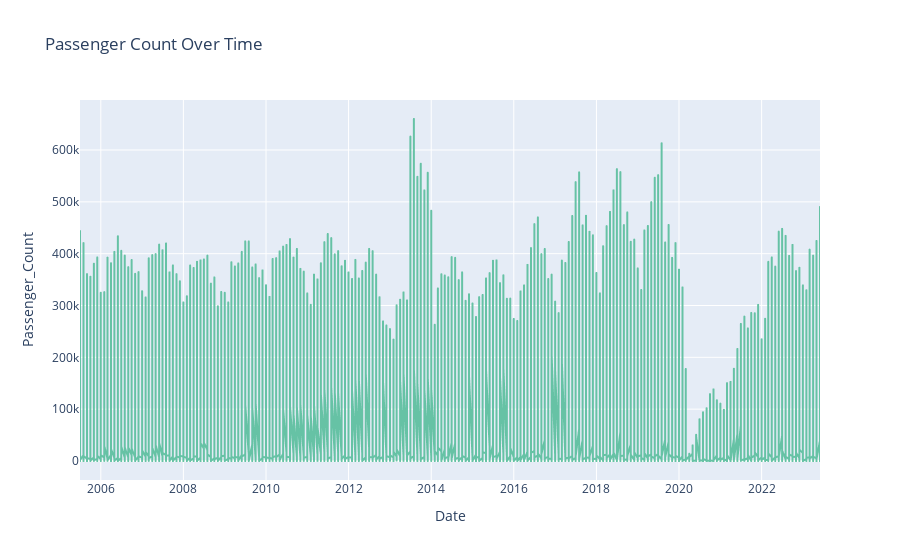

This figure's notebook cell:
### Code cell
# Data Preparation
df['Date'] = pd.to_datetime(df['Activity_Period'], format='%Y%m')
df = df.sort_values('Date')

# Line plot of passenger count over time with mixed colors
fig = px.line(df, x='Date', y='Passenger_Count', title='Passenger Count Over Time',
              color_discrete_sequence=px.colors.qualitative.Set2)
fig.show()

### Figure 1 — Plotly figure (JSON) as saved in the notebook; plotly's stock layout.template omitted (floating-point values rounded to 4 significant figures; data arrays with more than 128 entries replaced by an {"elided": "..."} marker saying what was removed)
{"data": [{"hovertemplate": "Date=%{x}<br>Passenger_Count=%{y}<extra></extra>", "legendgroup": "", "line": {"color": "rgb(102,194,165)", "dash": "solid"}, "marker": {"symbol": "circle"}, "mode": "lines", "name": "", "showlegend": false, "type": "scattergl", "x": {"elided": "26576 str values"}, "xaxis": "x", "y": {"elided": "26576 int values"}, "yaxis": "y"}], "layout": {"legend": {"tracegroupgap": 0}, "title": {"text": "Passenger Count Over Time"}, "xaxis": {"anchor": "y", "domain": [0, 1], "title": {"text": "Date"}}, "yaxis": {"anchor": "x", "domain": [0, 1], "title": {"text": "Passenger_Count"}}}}
